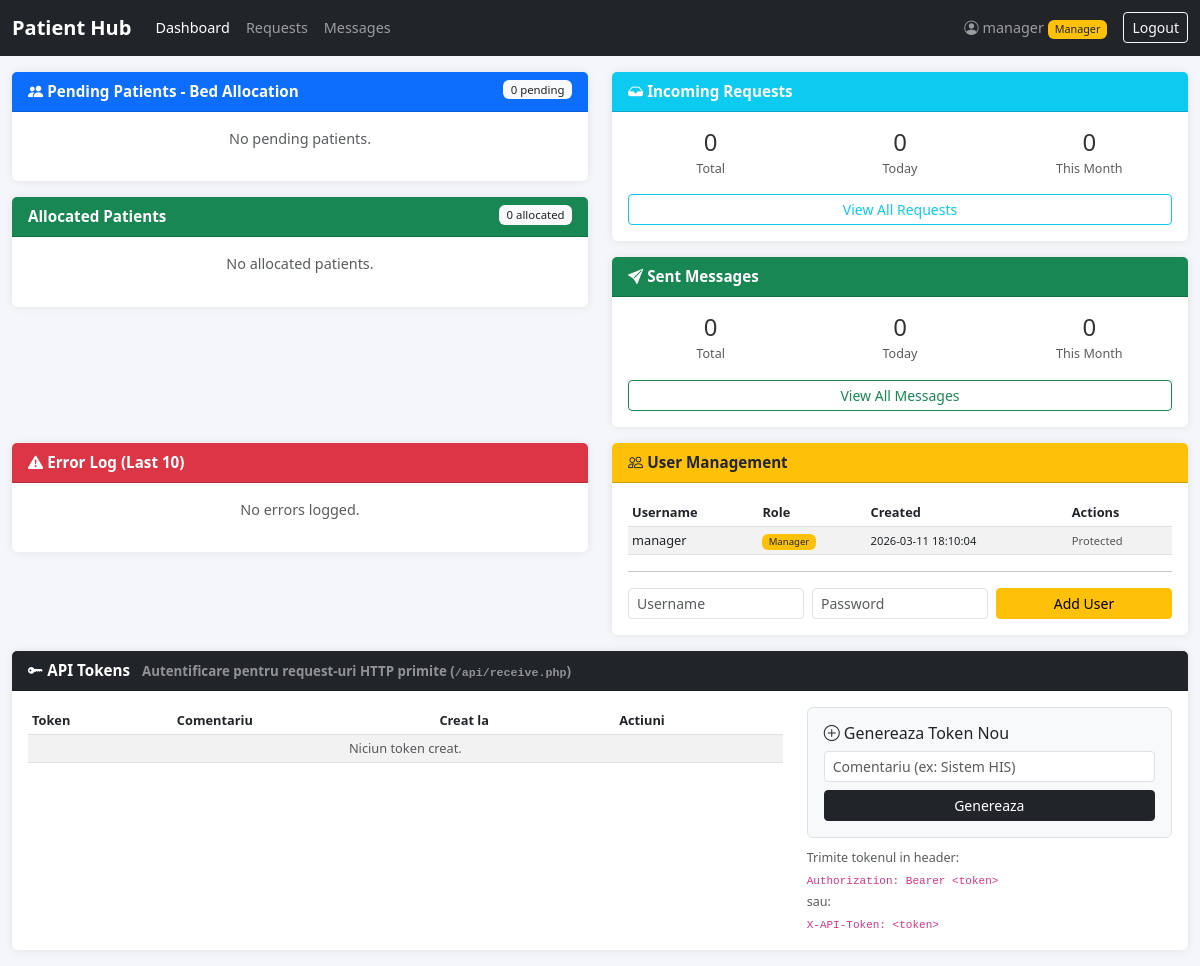
/dashboard.php (signed in), run on the app's committed database.
### tables this page shows
CREATE TABLE IF NOT EXISTS users (
    id INT AUTO_INCREMENT PRIMARY KEY,
    username VARCHAR(100) NOT NULL UNIQUE,
    password_hash VARCHAR(255) NOT NULL,
    is_manager TINYINT(1) NOT NULL DEFAULT 0,
    created_at DATETIME NOT NULL DEFAULT CURRENT_TIMESTAMP
);

### includes/auth.php (called while the page is built, shortened)
<?php
function isManager() {
    return isset($_SESSION['is_manager']) && $_SESSION['is_manager'] == 1;
}
function getCurrentUser() {
    return $_SESSION['username'] ?? null;
}

### includes/functions.php (called while the page is built, shortened)
<?php
function getPendingPatients() {
    $db = getDB();
    $stmt = $db->query('SELECT pp.id, pp.request_id, pp.patient_name, pp.created_at FROM pending_patients pp WHERE pp.status = "pending" ORDER BY pp.created_at ASC');
    return $stmt->fetchAll();
}
function getAllocatedPatients() {
    $db = getDB();
    $stmt = $db->query('SELECT pp.id, pp.patient_name, pp.created_at, b.bed_name FROM pending_patients pp INNER JOIN beds b ON b.occupied_by = pp.id WHERE pp.status = "allocated" ORDER BY pp.created_at ASC');
    return $stmt->fetchAll();
}
function getStats() {
    $db = getDB();
    $stats = [];
    $stats['requests_total'] = $db->query('SELECT COUNT(*) FROM raw_requests')->fetchColumn();
    $stats['requests_today'] = $db->query("SELECT COUNT(*) FROM raw_requests WHERE DATE(received_at) = CURDATE()")->fetchColumn();
    $stats['requests_month'] = $db->query("SELECT COUNT(*) FROM raw_requests WHERE YEAR(received_at) = YEAR(CURDATE()) AND MONTH(received_at) = MONTH(CURDATE())")->fetchColumn();
    $stats['messages_total'] = $db->query('SELECT COUNT(*) FROM sent_messages')->fetchColumn();
    $stats['messages_today'] = $db->query("SELECT COUNT(*) FROM sent_messages WHERE DATE(sent_at) = CURDATE()")->fetchColumn();
    $stats['messages_month'] = $db->query("SELECT COUNT(*) FROM sent_messages WHERE YEAR(sent_at) = YEAR(CURDATE()) AND MONTH(sent_at) = MONTH(CURDATE())")->fetchColumn();
    $stats['last_requests'] = $db->query('SELECT id, data_format, sender_ip, received_at FROM raw_requests ORDER BY received_at DESC LIMIT 10')->fetchAll();
    $stats['last_messages'] = $db->query('SELECT sm.id, sm.event_type, sm.allocated_bed, sm.response_status, sm.sent_at, pp.patient_name FROM sent_messages sm LEFT JOIN pending_patients pp ON sm.pending_patient_id = pp.id ORDER BY sm.sent_at DESC LIMIT 10')->fetchAll();
    $stats['last_errors'] = $db->query('SELECT id, error_message, error_context, created_at FROM error_log ORDER BY created_at DESC LIMIT 10')->fetchAll();
    return $stats;
}

### dashboard.php (the view, shortened to what this page needs)
<?php
require_once __DIR__ . '/includes/header.php';
$stats = getStats();
$pendingPatients = getPendingPatients();
$allocatedPatients = getAllocatedPatients();
$db = getDB();
$users = $db->query('SELECT id, username, is_manager, created_at FROM users ORDER BY created_at ASC')->fetchAll();
$tokens = isManager() ? getApiTokens() : [];
?>
<div class="row">
    <div class="col-lg-6">
        <div class="card mb-3">
            <div class="card-header bg-primary text-white">
                <i class="bi bi-people-fill"></i> Pending Patients - Bed Allocation
                <span class="badge bg-light text-dark float-end"><?= count($pendingPatients) ?> pending</span>
            </div>
            <div class="card-body" id="pending-patients-container">
                <?php if (empty($pendingPatients)): ?>
                    <p class="text-muted text-center">No pending patients.</p>
                <?php endif; ?>
            </div>
        </div>
        <div class="card mb-3">
            <div class="card-header bg-success text-white">
                <i class="bi bi-bed-fill"></i> Allocated Patients
                <span class="badge bg-light text-dark float-end" id="allocated-count-badge"><?= count($allocatedPatients) ?> allocated</span>
            </div>
            <div class="card-body" id="allocated-patients-container">
                <?php if (empty($allocatedPatients)): ?>
                    <p class="text-muted text-center">No allocated patients.</p>
                <?php endif; ?>
            </div>
        </div>
    </div>
    <div class="col-lg-6">
        <div class="card mb-3">
            <div class="card-header bg-info text-white">
                <i class="bi bi-inbox-fill"></i> Incoming Requests
            </div>
            <div class="card-body">
                <div class="row text-center mb-3">
                    <div class="col-4">
                        <h4><?= $stats['requests_total'] ?></h4>
                        <small class="text-muted">Total</small>
                    </div>
                    <div class="col-4">
                        <h4><?= $stats['requests_today'] ?></h4>
                        <small class="text-muted">Today</small>
                    </div>
                    <div class="col-4">
                        <h4><?= $stats['requests_month'] ?></h4>
                        <small class="text-muted">This Month</small>
                    </div>
                </div>
                <a href="requests.php" class="btn btn-sm btn-outline-info w-100">View All Requests</a>
            </div>
        </div>
        <div class="card mb-3">
            <div class="card-header bg-success text-white">
                <i class="bi bi-send-fill"></i> Sent Messages
            </div>
            <div class="card-body">
                <div class="row text-center mb-3">
                    <div class="col-4">
                        <h4><?= $stats['messages_total'] ?></h4>
                        <small class="text-muted">Total</small>
                    </div>
                    <div class="col-4">
                        <h4><?= $stats['messages_today'] ?></h4>
                        <small class="text-muted">Today</small>
                    </div>
                    <div class="col-4">
                        <h4><?= $stats['messages_month'] ?></h4>
                        <small class="text-muted">This Month</small>
                    </div>
                </div>
                <a href="messages.php" class="btn btn-sm btn-outline-success w-100">View All Messages</a>
            </div>
        </div>
    </div>
</div>
<div class="row">
    <div class="col-lg-6 mb-3">
        <div class="card">
            <div class="card-header bg-danger text-white">
                <i class="bi bi-exclamation-triangle-fill"></i> Error Log (Last 10)
            </div>
            <div class="card-body">
                <?php if (empty($stats['last_errors'])): ?>
                    <p class="text-muted text-center">No errors logged.</p>
                <?php endif; ?>
            </div>
        </div>
    </div>
    <div class="col-lg-6 mb-3">
        <div class="card">
            <div class="card-header bg-warning text-dark">
                <i class="bi bi-people"></i> User Management
            </div>
            <div class="card-body">
                <table class="table table-sm table-striped" id="users-table">
                    <thead><tr><th>Username</th><th>Role</th><th>Created</th><th>Actions</th></tr></thead>
                    <tbody>
                        <?php foreach ($users as $user): ?>
                        <tr id="user-row-<?= $user['id'] ?>">
                            <td><?= htmlspecialchars($user['username']) ?></td>
                            <td>
                                <?php if ($user['is_manager']): ?>
                                    <span class="badge bg-warning text-dark">Manager</span>
                                <?php else: ?>
                                    <span class="badge bg-secondary">User</span>
                                <?php endif; ?>
                            </td>
                            <td><small><?= $user['created_at'] ?></small></td>
                            <td>
                                <?php if (isManager() && !$user['is_manager']): ?>
                                    <button class="btn btn-sm btn-outline-danger delete-user-btn"
                                            data-user-id="<?= $user['id'] ?>"
                                            data-username="<?= htmlspecialchars($user['username']) ?>">
                                        <i class="bi bi-trash"></i>
                                    </button>
                                <?php elseif ($user['is_manager']): ?>
                                    <small class="text-muted">Protected</small>
                                <?php else: ?>
                                    <small class="text-muted">Manager only</small>
                                <?php endif; ?>
                            </td>
                        </tr>
                        <?php endforeach; ?>
                    </tbody>
                </table>
                <?php if (isManager()): ?>
                <hr>
                <form id="add-user-form" class="row g-2">
                    <div class="col-4">
                        <input type="text" class="form-control form-control-sm" id="new-username" placeholder="Username" required>
                    </div>
                    <div class="col-4">
                        <input type="password" class="form-control form-control-sm" id="new-password" placeholder="Password" required>
                    </div>
                    <div class="col-4">
                        <button type="submit" class="btn btn-sm btn-warning w-100">Add User</button>
                    </div>
                </form>
                <?php endif; ?>
            </div>
        </div>
    </div>
</div>
<?php if (isManager()): ?>
<div class="row">
    <div class="col-12 mb-3">
        <div class="card">
            <div class="card-header bg-dark text-white">
                <i class="bi bi-key-fill"></i> API Tokens
                <small class="text-white-50 ms-2">Autentificare pentru request-uri HTTP primite (<code class="text-white-50">/api/receive.php</code>)</small>
            </div>
            <div class="card-body">
                <div class="row">
                    <div class="col-lg-8">
                        <table class="table table-sm table-striped" id="tokens-table">
                            <thead>
                                <tr><th>Token</th><th>Comentariu</th><th>Creat la</th><th>Actiuni</th></tr>
                            </thead>
                            <tbody>
                                <?php if (empty($tokens)): ?>
                                <tr id="tokens-empty-row">
                                    <td colspan="4" class="text-muted text-center">Niciun token creat.</td>
                                </tr>
                                <?php endif; ?>
                            </tbody>
                        </table>
                    </div>
                    <div class="col-lg-4">
                        <form id="add-token-form" class="border rounded p-3 bg-light">
                            <h6><i class="bi bi-plus-circle"></i> Genereaza Token Nou</h6>
                            <div class="mb-2">
                                <input type="text" class="form-control form-control-sm" id="new-token-comment"
                                       placeholder="Comentariu (ex: Sistem HIS)" maxlength="255">
                            </div>
                            <button type="submit" class="btn btn-sm btn-dark w-100">
                                Genereaza
                            </button>
                        </form>
                        <div class="mt-2">
                            <small class="text-muted">
                                Trimite tokenul in header:<br>
                                <code>Authorization: Bearer &lt;token&gt;</code><br>
                                sau:<br>
                                <code>X-API-Token: &lt;token&gt;</code>
                            </small>
                        </div>
                    </div>
                </div>
            </div>
        </div>
    </div>
</div>
<?php endif; ?>
<?php require_once __DIR__ . '/includes/footer.php'; ?>

### includes/header.php (shortened to what this page needs)
<?php
require_once __DIR__ . '/auth.php';
require_once __DIR__ . '/functions.php';
$currentPage = basename($_SERVER['PHP_SELF'], '.php');
?>
<!DOCTYPE html>
<html lang="en">
<head>
    <link rel="stylesheet" href="https://cdn.jsdelivr.net/npm/bootstrap@5.3.0/dist/css/bootstrap.min.css">
    <link rel="stylesheet" href="https://cdn.datatables.net/1.13.6/css/dataTables.bootstrap5.min.css">
    <link rel="stylesheet" href="https://cdn.jsdelivr.net/npm/bootstrap-icons@1.11.0/font/bootstrap-icons.css">
    <link rel="stylesheet" href="assets/css/style.css">
</head>
<body>
    <nav class="navbar navbar-expand-lg navbar-dark bg-dark">
        <div class="container-fluid">
            <a class="navbar-brand" href="dashboard.php">Patient Hub</a>
            <div class="collapse navbar-collapse" id="navbarNav">
                <ul class="navbar-nav me-auto">
                    <li class="nav-item">
                        <a class="nav-link <?= $currentPage === 'dashboard' ? 'active' : '' ?>" href="dashboard.php">Dashboard</a>
                    </li>
                    <li class="nav-item">
                        <a class="nav-link <?= $currentPage === 'requests' ? 'active' : '' ?>" href="requests.php">Requests</a>
                    </li>
                    <li class="nav-item">
                        <a class="nav-link <?= $currentPage === 'messages' ? 'active' : '' ?>" href="messages.php">Messages</a>
                    </li>
                </ul>
                <span class="navbar-text me-3">
                    <i class="bi bi-person-circle"></i> <?= htmlspecialchars(getCurrentUser()) ?>
                    <?php if (isManager()): ?><span class="badge bg-warning text-dark">Manager</span><?php endif; ?>
                </span>
                <a href="logout.php" class="btn btn-outline-light btn-sm">Logout</a>
            </div>
        </div>
    </nav>
    <div class="container-fluid mt-3">

### includes/footer.php (shortened to what this page needs)
    </div>
</body>
</html>

### assets/css/style.css (style rules this page uses)
body { background-color: #f4f6f9; font-size: 0.9rem; }
.card { border: none; box-shadow: 0 0 10px rgba(0, 0, 0, 0.08); }
.card-header { font-weight: 600; font-size: 0.95rem; }
.card-body h4 { margin-bottom: 0; color: #333; }
.table-sm td, .table-sm th { font-size: 0.8rem; }
.row > [class*="col-"] { margin-bottom: 0; }
.badge { font-weight: 500; }
.navbar-brand { font-weight: 700; }

### data on the page
users: username "manager", is_manager "Manager", created_at "2026-03-11 18:10:04"

### other printed values
getCurrentUser() "manager"
count($pendingPatients) "0"
count($allocatedPatients) "0"
$stats['requests_total'] "0"
$stats['requests_today'] "0"
$stats['requests_month'] "0"
$stats['messages_total'] "0"
$stats['messages_today'] "0"
$stats['messages_month'] "0"
